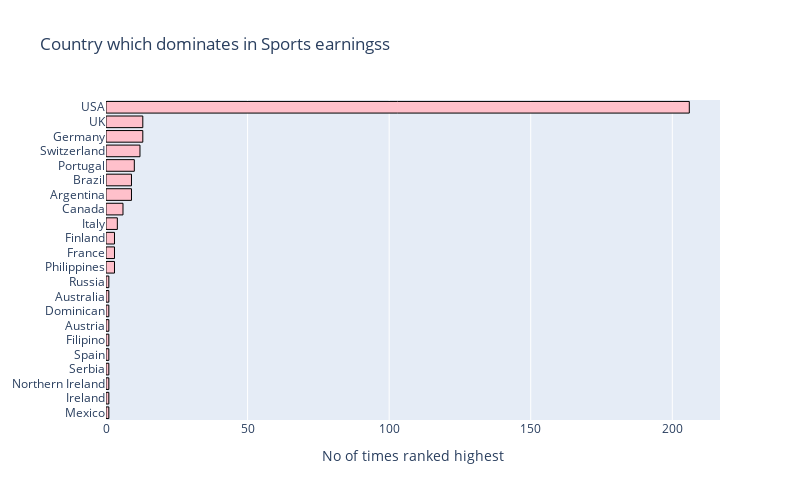

The code cell stored with this chart in its notebook:
### Markdown cell above
## Country which dominates in Sports earnings

### Code cell
top_country = df['Nationality'].value_counts().to_frame()


trace = go.Bar(
                    y = top_country.index,
                    x = top_country['Nationality'] ,
                    orientation='h',
                    marker = dict(color='pink',
                                 line=dict(color='black',width=1)),
                    )
data = [trace]
layout = go.Layout(barmode = "group",title='Country which dominates in Sports earningss',width=800, height=500, 
                       xaxis= dict(title='No of times ranked highest'),
                       yaxis=dict(autorange="reversed"),
                       showlegend=False)
fig = go.Figure(data = data, layout = layout)
iplot(fig)

### Figure 1 — Plotly figure (JSON) as saved in the notebook; plotly's stock layout.template omitted (floating-point values rounded to 4 significant figures)
{"data": [{"marker": {"color": "pink", "line": {"color": "black", "width": 1}}, "orientation": "h", "type": "bar", "x": [206, 13, 13, 12, 10, 9, 9, 6, 4, 3, 3, 3, 1, 1, 1, 1, 1, 1, 1, 1, 1, 1], "y": ["USA", "UK", "Germany", "Switzerland", "Portugal", "Brazil", "Argentina", "Canada", "Italy", "Finland", "France", "Philippines", "Russia", "Australia", "Dominican", "Austria", "Filipino", "Spain", "Serbia", "Northern Ireland", "Ireland", "Mexico"]}], "layout": {"barmode": "group", "height": 500, "showlegend": false, "title": {"text": "Country which dominates in Sports earningss"}, "width": 800, "xaxis": {"title": {"text": "No of times ranked highest"}}, "yaxis": {"autorange": "reversed"}}}
